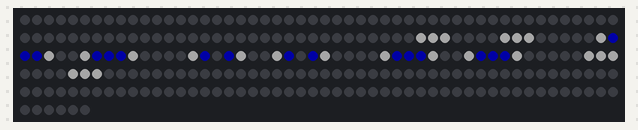
Bench run of a sketch on a simulated ESP32. On the bench: 256 RGB LEDs in strip order, left to right, continuing on the next row. Dim RGB values are drawn brighter than linear; random numbers use the default seed unless the sketch sets one.

Above: at 0.1 s.
At 39.9 s:
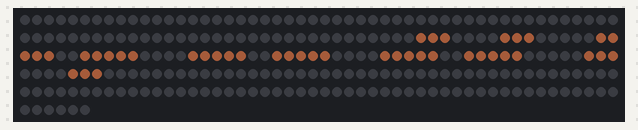

The sketch:

oogjes.ino
```cpp
// ============================================================
//  OOGJES
//  Bedacht door: Claude (eerste voorbeeld)
//  Wat doet het: twee ogen die rondkijken en af en toe knipperen
// ============================================================
#include "paneel.h"

// ---- Kleuren: verander ze maar! ----------------------------
CRGB OOGWIT = CRGB::White;
CRGB IRIS   = CRGB::Blue;          // het gekleurde rondje
CRGB PUPIL  = CRGB::Black;         // het zwarte puntje in het midden
CRGB OOGLID = CRGB(255, 140, 90);  // huidskleur van het ooglid

// ---- Waar staan de ogen? -----------------------------------
const int OOG_GROOTTE = 5;                 // een oog is 5 x 5 ledjes
const int LINKS_X  = BREEDTE / 2 - 6;      // linkeroog
const int RECHTS_X = BREEDTE / 2 + 1;      // rechteroog
const int OGEN_Y   = HOOGTE / 2 - 3;       // hoogte van de ogen

// ---- Snelheid ------------------------------------------------
const int KNIPPER_SNELHEID = 25;   // hoe snel het ooglid beweegt (kleiner = sneller)

// Hoort dit plekje bij het oog? De hoekjes laten we weg,
// dan ziet het oog er rond uit.
bool hoortBijOog(int x, int y) {
  if (x < 0 || y < 0 || x >= OOG_GROOTTE || y >= OOG_GROOTTE) return false;
  bool links  = (x == 0);
  bool rechts = (x == OOG_GROOTTE - 1);
  bool boven  = (y == 0);
  bool onder  = (y == OOG_GROOTTE - 1);
  return !((links || rechts) && (boven || onder));
}

// Kleur één plekje van een oog, maar alleen als het bij het oog hoort
void kleurOog(int oogX, int oogY, int x, int y, CRGB kleur) {
  if (hoortBijOog(x, y)) zetPixel(oogX + x, oogY + y, kleur);
}

// Teken één oog.
//   kijkX: -1 = links,  0 = midden, 1 = rechts
//   kijkY: -1 = omhoog, 0 = midden, 1 = omlaag
//   dicht: 0 = helemaal open ... 5 = helemaal dicht
void tekenOog(int oogX, int oogY, int kijkX, int kijkY, int dicht) {
  // 1. het oogwit
  for (int y = 0; y < OOG_GROOTTE; y++)
    for (int x = 0; x < OOG_GROOTTE; x++)
      kleurOog(oogX, oogY, x, y, OOGWIT);

  // 2. de iris (3 x 3) met de pupil in het midden
  int irisX = 1 + kijkX;
  int irisY = 1 + kijkY;
  for (int y = 0; y < 3; y++)
    for (int x = 0; x < 3; x++)
      kleurOog(oogX, oogY, irisX + x, irisY + y, IRIS);
  kleurOog(oogX, oogY, irisX + 1, irisY + 1, PUPIL);

  // 3. het ooglid zakt van boven naar beneden
  for (int y = 0; y < dicht; y++)
    for (int x = 0; x < OOG_GROOTTE; x++)
      kleurOog(oogX, oogY, x, y, OOGLID);
}

// Teken allebei de ogen en laat ze zien
void tekenOgen(int kijkX, int kijkY, int dicht) {
  wisAlles();
  tekenOog(LINKS_X,  OGEN_Y, kijkX, kijkY, dicht);
  tekenOog(RECHTS_X, OGEN_Y, kijkX, kijkY, dicht);
  toon();
}

// Eén keer knipperen: ooglid dicht en weer open
void knipper(int kijkX, int kijkY) {
  for (int dicht = 0; dicht <= OOG_GROOTTE; dicht++) {
    tekenOgen(kijkX, kijkY, dicht);
    wacht(KNIPPER_SNELHEID);
  }
  wacht(60);
  for (int dicht = OOG_GROOTTE; dicht >= 0; dicht--) {
    tekenOgen(kijkX, kijkY, dicht);
    wacht(KNIPPER_SNELHEID);
  }
}

void setup() {
  startPanelen();
}

void loop() {
  // Kies een willekeurige kant om naar te kijken
  int kijkX = random(-1, 2);   // -1, 0 of 1
  int kijkY = random(-1, 2);

  tekenOgen(kijkX, kijkY, 0);
  wacht(random(600, 2000));    // even blijven kijken

  // Ongeveer 1 op de 3 keer knipperen
  if (random(0, 3) == 0) {
    knipper(kijkX, kijkY);
  }
}
```

instellingen.h
```cpp
// ============================================================
//  INSTELLINGEN VAN DE LEDPANELEN
//  Dit bestand vertelt de ESP32 hoe jullie panelen zijn
//  aangesloten. Pas dit aan het begin van een project aan,
//  daarna hoef je hier niet meer aan te komen.
// ============================================================
#pragma once

// --- Aansluiting ---------------------------------------------
#define DATA_PIN        14       // op welke pin van de ESP32 zit de datadraad?
#define LED_TYPE        WS2812B  // soort ledjes
#define KLEURVOLGORDE   GRB      // klopt rood/groen niet? probeer RGB

// --- Hoeveel panelen? ----------------------------------------
#define PANEEL_GROOTTE  16       // een paneel is 16 x 16 ledjes
#define PANELEN_BREED   1        // hoeveel panelen naast elkaar
#define PANELEN_HOOG    1        // hoeveel panelen onder elkaar

// --- Hoe lopen de ledjes BINNEN een paneel? -----------------
// Waar zit het eerste ledje (waar de draad binnenkomt)?
//   0 = linksboven   1 = rechtsboven   2 = linksonder   3 = rechtsonder
#define EERSTE_LED_HOEK   1
// true  = de ledjes lopen in rijen (van links naar rechts)
// false = de ledjes lopen in kolommen (van boven naar beneden)
#define RIJEN_HORIZONTAAL true
// true  = slangetje: de volgende rij loopt terug (meest gebruikelijk)
// false = elke rij begint weer aan dezelfde kant
#define SLANG             true

// --- Hoe zijn de panelen aan ELKAAR gekoppeld? ---------------
// Paneel 1 is linksboven, daarna gaat de draad naar rechts.
// true  = de tweede rij panelen loopt terug van rechts naar links
// false = elke rij panelen begint weer links
#define PANELEN_ZIGZAG    false

// --- Veiligheid en stroom ------------------------------------
#define HELDERHEID        40     // 0 t/m 255. Buiten is 40-80 al fel genoeg!
#define MAX_MILLIAMPERE   3000   // wat de voeding mag leveren (5 volt)
```

paneel.h
```cpp
// ============================================================
//  PANEEL-HULPJE
//  Hiermee kun je denken in "kolom x, rij y" in plaats van
//  "ledje nummer 87". Linksboven is (0, 0).
//  x gaat naar rechts, y gaat naar beneden.
//
//  Kinderen hoeven dit bestand niet te veranderen.
// ============================================================
#pragma once

#ifdef SIMULATOR
  #include "sim_fastled.h"   // voor het voorbeeld in de browser
#else
  #include <FastLED.h>       // voor de echte ESP32
#endif

#include "instellingen.h"

// Oudere instellingen.h kennen deze nog niet: dan begint paneel 1 links.
#ifndef PANELEN_VAN_RECHTS
#define PANELEN_VAN_RECHTS false
#endif

// Hoe groot is het hele scherm (alle panelen samen)?
#define BREEDTE   (PANEEL_GROOTTE * PANELEN_BREED)
#define HOOGTE    (PANEEL_GROOTTE * PANELEN_HOOG)
#define AANTAL_LEDS (BREEDTE * HOOGTE)

CRGB leds[AANTAL_LEDS];

// Rekent (x, y) om naar het nummer van het ledje op de draad.
// Geeft -1 als (x, y) buiten het scherm valt.
int ledNummer(int x, int y) {
  if (x < 0 || y < 0 || x >= BREEDTE || y >= HOOGTE) return -1;

  const int P = PANEEL_GROOTTE;
  int paneelKolom = x / P;
  int paneelRij   = y / P;
  int lx = x % P;
  int ly = y % P;

  if (PANELEN_VAN_RECHTS) {            // elke rij panelen begint rechts
    paneelKolom = PANELEN_BREED - 1 - paneelKolom;
  }
  if (PANELEN_ZIGZAG && (paneelRij % 2 == 1)) {
    paneelKolom = PANELEN_BREED - 1 - paneelKolom;
  }
  int paneel = paneelRij * PANELEN_BREED + paneelKolom;

  // Draai zo dat het eerste ledje "linksboven" komt te liggen
  if (EERSTE_LED_HOEK == 1 || EERSTE_LED_HOEK == 3) lx = P - 1 - lx;
  if (EERSTE_LED_HOEK == 2 || EERSTE_LED_HOEK == 3) ly = P - 1 - ly;

  int nummer;
  if (RIJEN_HORIZONTAAL) {
    if (SLANG && (ly % 2 == 1)) lx = P - 1 - lx;
    nummer = ly * P + lx;
  } else {
    if (SLANG && (lx % 2 == 1)) ly = P - 1 - ly;
    nummer = lx * P + ly;
  }
  return paneel * P * P + nummer;
}

// Zet één ledje op een kleur. Buiten het scherm? Dan gebeurt er niets.
void zetPixel(int x, int y, CRGB kleur) {
  int n = ledNummer(x, y);
  if (n >= 0) leds[n] = kleur;
}

// Welke kleur heeft een ledje nu?
CRGB leesPixel(int x, int y) {
  int n = ledNummer(x, y);
  if (n >= 0) return leds[n];
  return CRGB::Black;
}

// Maak het hele scherm één kleur
void vulAlles(CRGB kleur) {
  for (int i = 0; i < AANTAL_LEDS; i++) leds[i] = kleur;
}

// Alles uit
void wisAlles() {
  vulAlles(CRGB::Black);
}

// Teken een rechthoek (gevuld)
void tekenBlok(int x, int y, int breed, int hoog, CRGB kleur) {
  for (int yy = y; yy < y + hoog; yy++)
    for (int xx = x; xx < x + breed; xx++)
      zetPixel(xx, yy, kleur);
}

// Teken een gevulde cirkel rond (mx, my)
void tekenCirkel(float mx, float my, float straal, CRGB kleur) {
  for (int y = 0; y < HOOGTE; y++)
    for (int x = 0; x < BREEDTE; x++) {
      float dx = x - mx, dy = y - my;
      if (dx * dx + dy * dy <= straal * straal) zetPixel(x, y, kleur);
    }
}

// Laat zien wat je getekend hebt
void toon() {
  FastLED.show();
}

// Wacht een aantal milliseconden (1000 = 1 seconde)
void wacht(int milliseconden) {
  delay(milliseconden);
}

// Zet de panelen klaar. Roep dit één keer aan in setup().
void startPanelen() {
  FastLED.addLeds<LED_TYPE, DATA_PIN, KLEURVOLGORDE>(leds, AANTAL_LEDS);
  FastLED.setBrightness(HELDERHEID);
  FastLED.setMaxPowerInVoltsAndMilliamps(5, MAX_MILLIAMPERE);
  wisAlles();
  toon();
}
```
